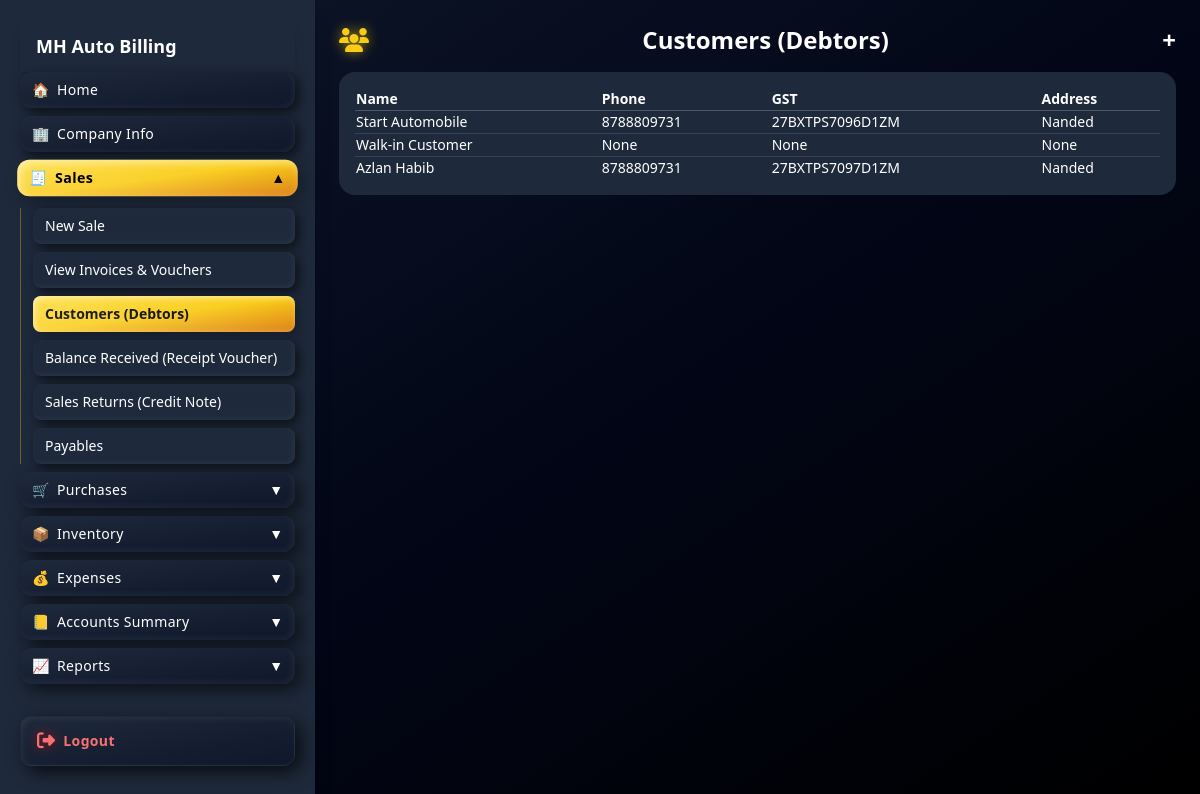
The page /customers/ (signed in) on the database its author committed.
### apps/core/models.py (models this page shows, shortened)
class Customer(models.Model):
    name = models.CharField(max_length=200)
    phone = models.CharField(max_length=20, blank=True, null=True)
    address = models.TextField(blank=True, null=True)
    gst = models.CharField(max_length=20, blank=True, null=True)
    balance = models.DecimalField(max_digits=12, decimal_places=2, default=0)

### apps/core/views.py (the view, shortened to what this page needs)
# urls.py: path("customers/", core_views.customer_view, name="customers"),
@login_required
@require_http_methods(["GET", "POST"])
def customer_view(request):
    customers = Customer.objects.all().order_by("-id")
    return render(request, "dashboard/customers.html", {
        "customers": customers
    })

### templates/dashboard/customers.html (shortened to what this page needs)
{% extends "base.html" %}
{% block content %}
<div class="max-w-7xl mx-auto">
        <h1 onclick="toggleCustomerForm()"
                class="text-xl md:text-2xl font-bold mb-4 cursor-pointer flex justify-between items-center">
                <i class="fa-solid fa-users text-yellow-400 drop-shadow-[0_0_6px_rgba(255,215,0,0.6)]"></i>
                Customers (Debtors)
                <span id="toggleIcon">+</span>
        </h1>
        <div class="bg-slate-800 p-4 rounded-2xl">
                <div class="hidden md:block overflow-x-auto">
                        <table class="w-full text-sm text-white">
                                <thead>
                                        <tr class="text-left border-b border-gray-600">
                                                <th>Name</th>
                                                <th>Phone</th>
                                                <th>GST</th>
                                                <th>Address</th>
                                        </tr>
                                </thead>
                                <tbody>
                                        {% for c in customers %}
                                        <tr onclick="loadDebtor({{ c.id }})"
                                                class="cursor-pointer hover:bg-slate-700 border-t border-gray-700">
                                                <td>{{ c.name }}</td>
                                                <td>{{ c.phone }}</td>
                                                <td>{{ c.gst }}</td>
                                                <td>{{ c.address }}</td>
                                        </tr>
                                        {% endfor %}
                                </tbody>
                        </table>
                </div>
        </div>
</div>
{% endblock %}

### templates/base.html (style rules this page uses)
body { padding-bottom:120px; overflow-y: auto; }

### rows shown on the page
Customer: name "Start Automobile", phone "8788809731", gst "27BXTPS7096D1ZM", address "Nanded"
Customer: name "Walk-in Customer", phone "None", gst "None", address "None"
Customer: name "Azlan Habib", phone "8788809731", gst "27BXTPS7097D1ZM", address "Nanded"
